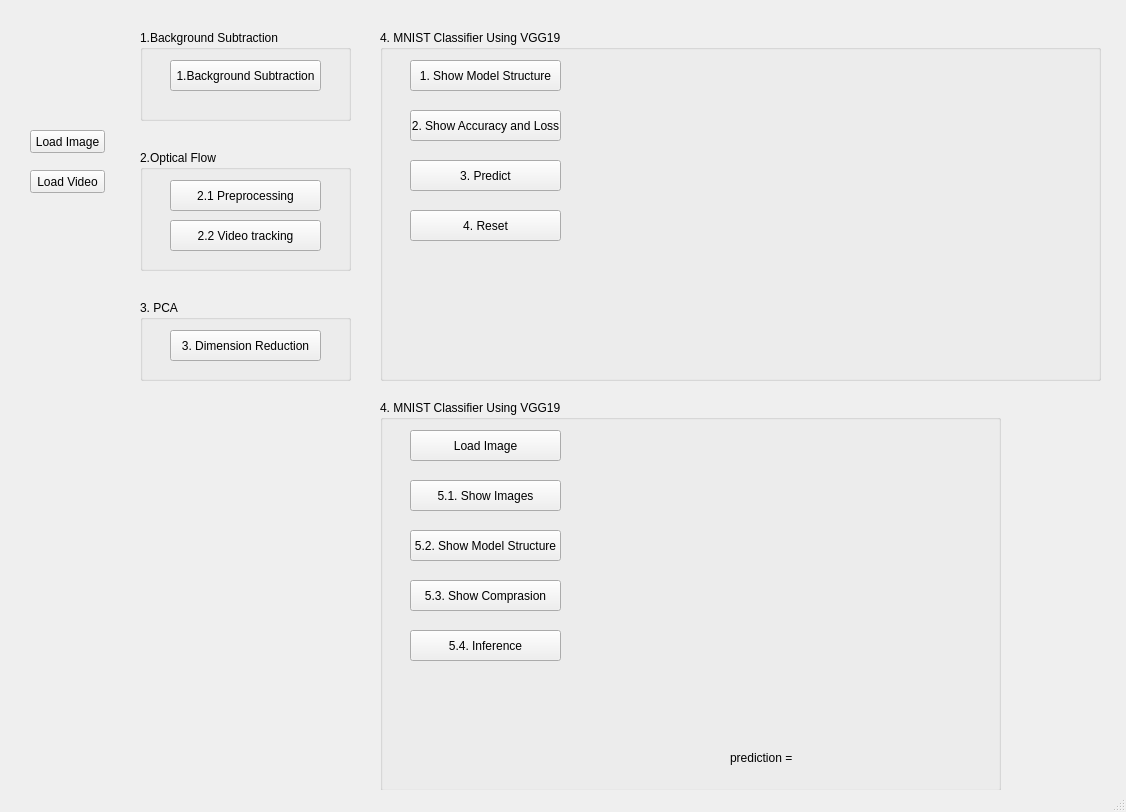
<?xml version="1.0" encoding="UTF-8"?>
<ui version="4.0">
 <class>hw2</class>
 <widget class="QMainWindow" name="hw2">
  <property name="geometry">
   <rect>
    <x>0</x>
    <y>0</y>
    <width>1126</width>
    <height>812</height>
   </rect>
  </property>
  <property name="windowTitle">
   <string>MainWindow</string>
  </property>
  <widget class="QWidget" name="centralwidget">
   <widget class="QPushButton" name="Image">
    <property name="geometry">
     <rect>
      <x>30</x>
      <y>130</y>
      <width>75</width>
      <height>23</height>
     </rect>
    </property>
    <property name="text">
     <string>Load Image</string>
    </property>
   </widget>
   <widget class="QPushButton" name="Video">
    <property name="geometry">
     <rect>
      <x>30</x>
      <y>170</y>
      <width>75</width>
      <height>23</height>
     </rect>
    </property>
    <property name="text">
     <string>Load Video</string>
    </property>
   </widget>
   <widget class="QGroupBox" name="groupBox">
    <property name="geometry">
     <rect>
      <x>140</x>
      <y>30</y>
      <width>211</width>
      <height>91</height>
     </rect>
    </property>
    <property name="title">
     <string>1.Background Subtraction</string>
    </property>
    <widget class="QPushButton" name="Subtraction">
     <property name="geometry">
      <rect>
       <x>30</x>
       <y>30</y>
       <width>151</width>
       <height>31</height>
      </rect>
     </property>
     <property name="text">
      <string>1.Background Subtraction</string>
     </property>
    </widget>
   </widget>
   <widget class="QGroupBox" name="groupBox_2">
    <property name="geometry">
     <rect>
      <x>140</x>
      <y>150</y>
      <width>211</width>
      <height>121</height>
     </rect>
    </property>
    <property name="title">
     <string>2.Optical Flow</string>
    </property>
    <widget class="QPushButton" name="Preprocessing">
     <property name="geometry">
      <rect>
       <x>30</x>
       <y>30</y>
       <width>151</width>
       <height>31</height>
      </rect>
     </property>
     <property name="text">
      <string>2.1 Preprocessing</string>
     </property>
    </widget>
    <widget class="QPushButton" name="Tracking">
     <property name="geometry">
      <rect>
       <x>30</x>
       <y>70</y>
       <width>151</width>
       <height>31</height>
      </rect>
     </property>
     <property name="text">
      <string>2.2 Video tracking</string>
     </property>
    </widget>
   </widget>
   <widget class="QGroupBox" name="groupBox_3">
    <property name="geometry">
     <rect>
      <x>140</x>
      <y>300</y>
      <width>211</width>
      <height>81</height>
     </rect>
    </property>
    <property name="title">
     <string>3. PCA</string>
    </property>
    <widget class="QPushButton" name="Reduction">
     <property name="geometry">
      <rect>
       <x>30</x>
       <y>30</y>
       <width>151</width>
       <height>31</height>
      </rect>
     </property>
     <property name="text">
      <string>3. Dimension Reduction</string>
     </property>
    </widget>
   </widget>
   <widget class="QGroupBox" name="groupBox_4">
    <property name="geometry">
     <rect>
      <x>380</x>
      <y>30</y>
      <width>721</width>
      <height>351</height>
     </rect>
    </property>
    <property name="title">
     <string>4. MNIST Classifier Using VGG19</string>
    </property>
    <widget class="QPushButton" name="Struction">
     <property name="geometry">
      <rect>
       <x>30</x>
       <y>30</y>
       <width>151</width>
       <height>31</height>
      </rect>
     </property>
     <property name="text">
      <string>1. Show Model Structure</string>
     </property>
    </widget>
    <widget class="QPushButton" name="Acc_loss">
     <property name="geometry">
      <rect>
       <x>30</x>
       <y>80</y>
       <width>151</width>
       <height>31</height>
      </rect>
     </property>
     <property name="text">
      <string>2. Show Accuracy and Loss</string>
     </property>
    </widget>
    <widget class="QPushButton" name="Predict">
     <property name="geometry">
      <rect>
       <x>30</x>
       <y>130</y>
       <width>151</width>
       <height>31</height>
      </rect>
     </property>
     <property name="text">
      <string>3. Predict</string>
     </property>
    </widget>
    <widget class="QPushButton" name="Reset">
     <property name="geometry">
      <rect>
       <x>30</x>
       <y>180</y>
       <width>151</width>
       <height>31</height>
      </rect>
     </property>
     <property name="text">
      <string>4. Reset</string>
     </property>
    </widget>
    <widget class="QLabel" name="paint">
     <property name="geometry">
      <rect>
       <x>200</x>
       <y>20</y>
       <width>501</width>
       <height>311</height>
      </rect>
     </property>
     <property name="text">
      <string/>
     </property>
    </widget>
    <widget class="QLabel" name="result">
     <property name="geometry">
      <rect>
       <x>90</x>
       <y>260</y>
       <width>31</width>
       <height>41</height>
      </rect>
     </property>
     <property name="text">
      <string/>
     </property>
    </widget>
   </widget>
   <widget class="QGroupBox" name="groupBox_5">
    <property name="geometry">
     <rect>
      <x>380</x>
      <y>400</y>
      <width>621</width>
      <height>391</height>
     </rect>
    </property>
    <property name="title">
     <string>4. MNIST Classifier Using VGG19</string>
    </property>
    <widget class="QPushButton" name="Load">
     <property name="geometry">
      <rect>
       <x>30</x>
       <y>30</y>
       <width>151</width>
       <height>31</height>
      </rect>
     </property>
     <property name="text">
      <string>Load Image</string>
     </property>
    </widget>
    <widget class="QPushButton" name="Show_Image">
     <property name="geometry">
      <rect>
       <x>30</x>
       <y>80</y>
       <width>151</width>
       <height>31</height>
      </rect>
     </property>
     <property name="text">
      <string>5.1. Show Images</string>
     </property>
    </widget>
    <widget class="QPushButton" name="Struction_ResNet">
     <property name="geometry">
      <rect>
       <x>30</x>
       <y>130</y>
       <width>151</width>
       <height>31</height>
      </rect>
     </property>
     <property name="text">
      <string>5.2. Show Model Structure</string>
     </property>
    </widget>
    <widget class="QPushButton" name="Comprasion">
     <property name="geometry">
      <rect>
       <x>30</x>
       <y>180</y>
       <width>151</width>
       <height>31</height>
      </rect>
     </property>
     <property name="text">
      <string>5.3. Show Comprasion</string>
     </property>
    </widget>
    <widget class="QPushButton" name="Inference">
     <property name="geometry">
      <rect>
       <x>30</x>
       <y>230</y>
       <width>151</width>
       <height>31</height>
      </rect>
     </property>
     <property name="text">
      <string>5.4. Inference</string>
     </property>
    </widget>
    <widget class="QLabel" name="label_q5">
     <property name="geometry">
      <rect>
       <x>350</x>
       <y>350</y>
       <width>91</width>
       <height>16</height>
      </rect>
     </property>
     <property name="text">
      <string>prediction = </string>
     </property>
    </widget>
    <widget class="QLabel" name="label_img">
     <property name="geometry">
      <rect>
       <x>250</x>
       <y>20</y>
       <width>300</width>
       <height>300</height>
      </rect>
     </property>
     <property name="text">
      <string/>
     </property>
     <property name="scaledContents">
      <bool>true</bool>
     </property>
    </widget>
   </widget>
  </widget>
  <widget class="QStatusBar" name="statusbar"/>
 </widget>
 <resources/>
 <connections/>
</ui>
